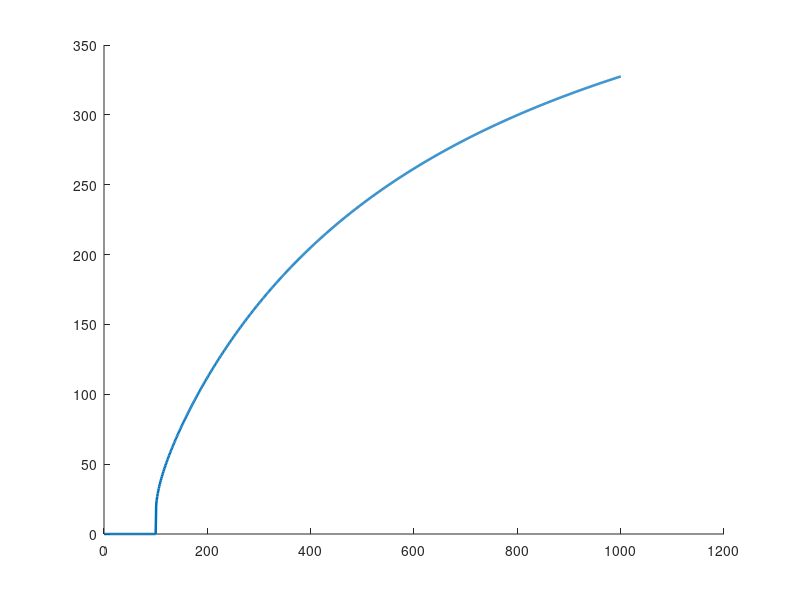

Write the MATLAB code that produced this figure. (Note: this script raises an error after producing the figure.)
%% PS3 Problem 2b: f-I curve WITH absolute refractory (Tref = 2 ms)
clear; clc;
Rm    = 100e6;
Cm    = 100e-12;
Erest = -70e-3;
Vth   = -60e-3;
Vreset = Erest;
tau = Rm*Cm;
dt = 0.1e-3;
T  = 0.5;  
t  = 0:dt:T;

% Absolute refractory
Tref = 2e-3;                  % 2 ms
Nref = ceil(Tref/dt);         % number of time steps to hold in refractory

%% ---- Theory: 0..1000 pA step 1 pA ----
I_theory = (0:1000)*1e-12;             % A
Vinf = Erest + Rm*I_theory;            % V

f_theory = zeros(size(I_theory));
idx = Vinf > Vth;                       % spiking condition

Tisi = tau .* log( (Vreset - Vinf(idx)) ./ (Vth - Vinf(idx)) );  % from Problem 1(a)
f_theory(idx) = 1 ./ (Tisi + Tref);     % refractory adds extra dead time

figure; hold on;
plot(I_theory*1e12, f_theory, 'LineWidth', 1.8);

%% ---- Simulation: 0..1000 pA step 50 pA ----
I_sim = (0:50:1000)*1e-12;             % A
f_sim = zeros(size(I_sim));

for k = 1:numel(I_sim)
    Iext = I_sim(k)*ones(size(t));     % constant current
    [~, spk] = localSimSlideRef(t, dt, Rm, Cm, Erest, Vth, Vreset, Iext, Nref);
    f_sim(k) = spk / T;
end

plot(I_sim*1e12, f_sim, 'o', 'LineWidth', 1.8);

xlabel('I_{ext} (pA)');
ylabel('Firing rate (Hz)');
title('f–I curve (T_{ref}=2 ms): theory + simulation');
legend('Theory (1 pA steps)', 'Simulation (50 pA steps)', 'Location', 'best');
grid on;

%% ---- Local function: slide update + threshold/reset + refractory counter ----
function [Vm, nSpikes] = localSimSlideRef(t, dt, Rm, Cm, Erest, Vth, Vreset, Iext, Nref)
    Vm = zeros(size(t));
    Vm(1) = Vreset;
    nSpikes = 0;

    ref_count = 0;

    for it = 1:length(t)-1
        if ref_count > 0
            Vm(it+1) = Vreset;
            ref_count = ref_count - 1;
        else
            Vm(it+1) = Vm(it) + dt*(Iext(it)*Rm + Erest - Vm(it)) / (Rm*Cm);

            if Vm(it+1) >= Vth
                nSpikes = nSpikes + 1;
                Vm(it+1) = Vreset;
                ref_count = Nref;
            end
        end
    end
end
